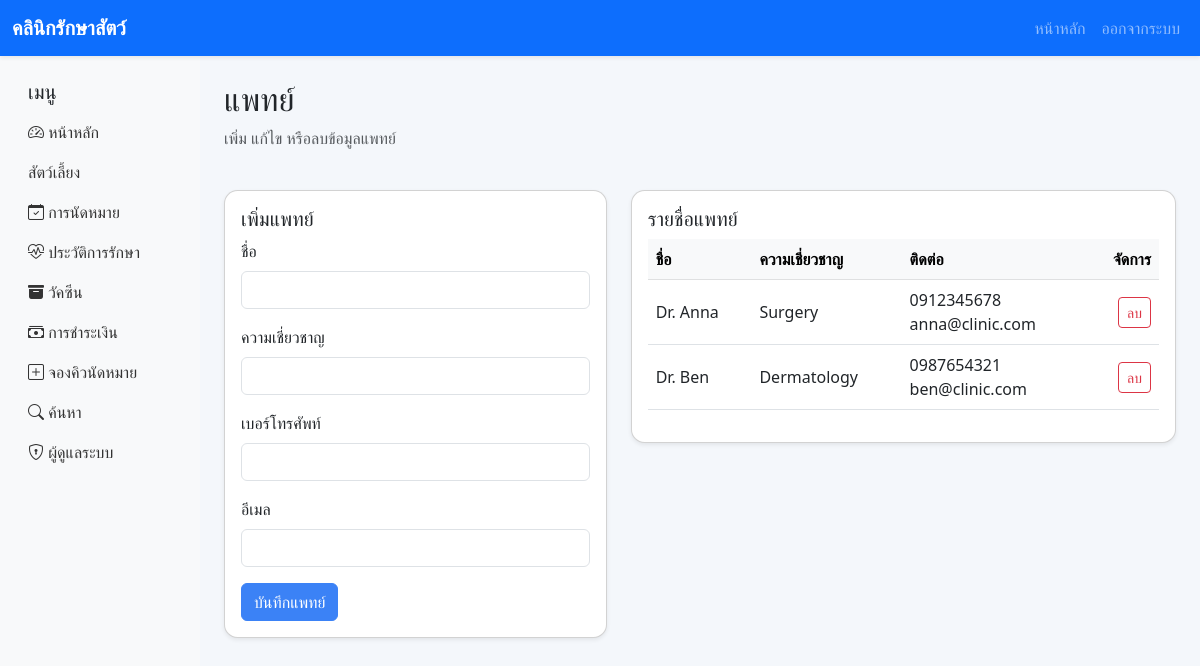
Page /admin/doctors (signed in) on the committed database.
### models/doctor.py (models this page shows)
class Doctor(db.Model):
    __tablename__ = 'doctors'
    id = db.Column(db.Integer, primary_key=True)
    doctor_name = db.Column(db.String(120), nullable=False)
    specialty = db.Column(db.String(120), nullable=False)
    phone = db.Column(db.String(50), nullable=True)
    email = db.Column(db.String(120), nullable=True)
    appointments = db.relationship('Appointment', backref='doctor', lazy=True)

### routes/admin.py (the view)
    def wrapper(*args, **kwargs):
        if not current_user.is_authenticated or not current_user.is_admin():
            flash('หน้านี้สำหรับผู้ดูแลระบบเท่านั้น', 'danger')
            return redirect(url_for('user.dashboard'))
        return func(*args, **kwargs)

### models/user.py (called while the page is built)
    def is_admin(self):
        return self.role == 'admin'

### routes/admin.py (called while the page is built, shortened)
def admin_required(func):
    def wrapper(*args, **kwargs):
        if not current_user.is_authenticated or not current_user.is_admin():
            flash('หน้านี้สำหรับผู้ดูแลระบบเท่านั้น', 'danger')
            return redirect(url_for('user.dashboard'))
        return func(*args, **kwargs)
    wrapper.__name__ = func.__name__
    return wrapper

@admin_bp.route('/doctors', methods=['GET', 'POST'])
@login_required
@admin_required
def doctors():
    doctors = Doctor.query.order_by(Doctor.doctor_name).all()
    return render_template('admin/doctors.html', doctors=doctors)

### templates/admin/doctors.html (shortened to what this page needs)
{% extends 'base.html' %}
{% block content %}
<div class="row mb-4">
    <div class="col-md-6"><h2>แพทย์</h2><p class="text-muted">เพิ่ม แก้ไข หรือลบข้อมูลแพทย์</p></div>
</div>
<div class="row">
    <div class="col-lg-5">
        <div class="card shadow-sm mb-4">
            <div class="card-body">
                <h5>เพิ่มแพทย์</h5>
                <form method="POST">
                    <div class="mb-3"><label class="form-label">ชื่อ</label><input type="text" name="doctor_name" class="form-control" required></div>
                    <div class="mb-3"><label class="form-label">ความเชี่ยวชาญ</label><input type="text" name="specialty" class="form-control" required></div>
                    <div class="mb-3"><label class="form-label">เบอร์โทรศัพท์</label><input type="text" name="phone" class="form-control"></div>
                    <div class="mb-3"><label class="form-label">อีเมล</label><input type="email" name="email" class="form-control"></div>
                    <button class="btn btn-primary">บันทึกแพทย์</button>
                </form>
            </div>
        </div>
    </div>
    <div class="col-lg-7">
        <div class="card shadow-sm">
            <div class="card-body">
                <h5>รายชื่อแพทย์</h5>
                <div class="table-responsive">
                <table class="table table-hover align-middle"><thead class="table-light"><tr><th>ชื่อ</th><th>ความเชี่ยวชาญ</th><th>ติดต่อ</th><th class="text-end">จัดการ</th></tr></thead><tbody>
                    {% for doctor in doctors %}
                    <tr>
                        <td>{{ doctor.doctor_name }}</td><td>{{ doctor.specialty }}</td><td>{{ doctor.phone }}<br>{{ doctor.email }}</td>
                        <td class="text-end"><a href="{{ url_for('admin.delete_doctor', doctor_id=doctor.id) }}" class="btn btn-sm btn-outline-danger">ลบ</a></td>
                    </tr>
                    {% else %}
                    <tr><td colspan="4" class="text-center">ไม่มีแพทย์</td></tr>
                    {% endfor %}
                </tbody></table>
                </div>
            </div>
        </div>
    </div>
</div>
{% endblock %}

### static/css/style.css (style rules this page uses)
body { background: #f4f7fb; min-height: 100vh; }
.card { border-radius: 0.85rem; }
.table td, .table th { vertical-align: middle; }
.btn-primary { background: #3b82f6; border-color: #3b82f6; }

### rows in the picture
Doctor: doctor_name "Dr. Anna", specialty "Surgery", phone "0912345678", email "anna@clinic.com"
Doctor: doctor_name "Dr. Ben", specialty "Dermatology", phone "0987654321", email "ben@clinic.com"
